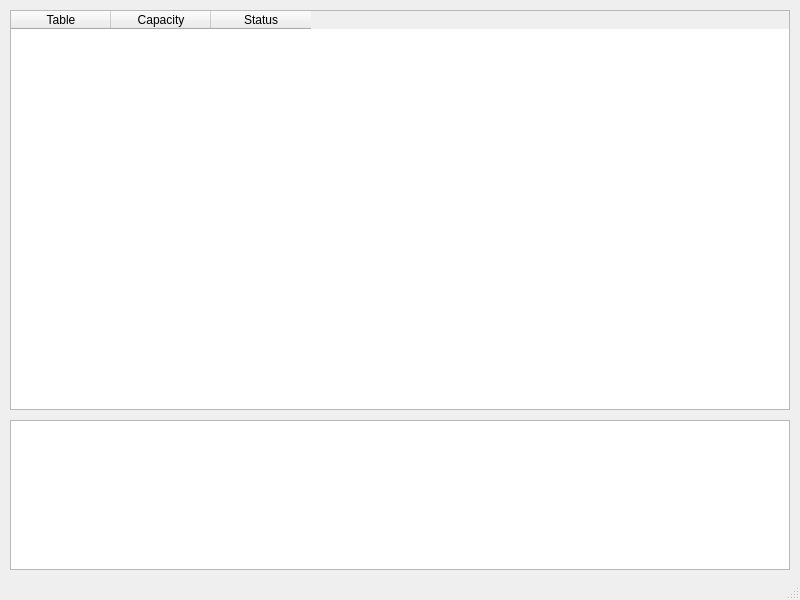
<?xml version="1.0" encoding="UTF-8"?>
<ui version="4.0">
 <class>MainWindow</class>
 <widget class="QMainWindow" name="MainWindow">
  <property name="geometry">
   <rect>
    <x>0</x>
    <y>0</y>
    <width>800</width>
    <height>600</height>
   </rect>
  </property>
  <property name="windowTitle">
   <string>Restaurant</string>
  </property>
  <widget class="QWidget" name="centralwidget">
   <widget class="QTableWidget" name="tableWidget">
    <property name="geometry">
     <rect>
      <x>10</x>
      <y>10</y>
      <width>780</width>
      <height>400</height>
     </rect>
    </property>
    <property name="columnCount">
     <number>3</number>
    </property>
    <property name="rowCount">
     <number>0</number>
    </property>
    <column>
     <property name="text">
      <string>Table</string>
     </property>
    </column>
    <column>
     <property name="text">
      <string>Capacity</string>
     </property>
    </column>
    <column>
     <property name="text">
      <string>Status</string>
     </property>
    </column>
   </widget>
   <widget class="QListWidget" name="orderListWidget">
    <property name="geometry">
     <rect>
      <x>10</x>
      <y>420</y>
      <width>780</width>
      <height>150</height>
     </rect>
    </property>
   </widget>
   <widget class="QTableWidget" name="stockTableWidget">
    <property name="geometry">
     <rect>
      <x>10</x>
      <y>580</y>
      <width>780</width>
      <height>150</height>
     </rect>
    </property>
    <property name="columnCount">
     <number>2</number>
    </property>
    <property name="rowCount">
     <number>0</number>
    </property>
    <column>
     <property name="text">
      <string>Ingredient</string>
     </property>
    </column>
    <column>
     <property name="text">
      <string>Quantity</string>
     </property>
    </column>
   </widget>
   <widget class="QWidget" name="controlBar">
    <property name="geometry">
     <rect>
      <x>10</x>
      <y>740</y>
      <width>780</width>
      <height>50</height>
     </rect>
    </property>
    <widget class="QPushButton" name="startSimulationButton">
     <property name="geometry">
      <rect>
       <x>10</x>
       <y>10</y>
       <width>100</width>
       <height>30</height>
      </rect>
     </property>
     <property name="text">
      <string>Start Simulation</string>
     </property>
    </widget>
    <widget class="QPushButton" name="pauseButton">
     <property name="geometry">
      <rect>
       <x>120</x>
       <y>10</y>
       <width>100</width>
       <height>30</height>
      </rect>
     </property>
     <property name="text">
      <string>Pause</string>
     </property>
    </widget>
    <widget class="QPushButton" name="speedUpButton">
     <property name="geometry">
      <rect>
       <x>230</x>
       <y>10</y>
       <width>100</width>
       <height>30</height>
      </rect>
     </property>
     <property name="text">
      <string>Speed Up</string>
     </property>
    </widget>
    <widget class="QPushButton" name="resetButton">
     <property name="geometry">
      <rect>
       <x>340</x>
       <y>10</y>
       <width>100</width>
       <height>30</height>
      </rect>
     </property>
     <property name="text">
      <string>Reset</string>
     </property>
    </widget>
   </widget>
  </widget>
  <widget class="QMenuBar" name="menubar">
   <property name="geometry">
    <rect>
     <x>0</x>
     <y>0</y>
     <width>800</width>
     <height>22</height>
    </rect>
   </property>
  </widget>
  <widget class="QStatusBar" name="statusbar"/>
 </widget>
 <resources/>
 <connections/>
</ui>
